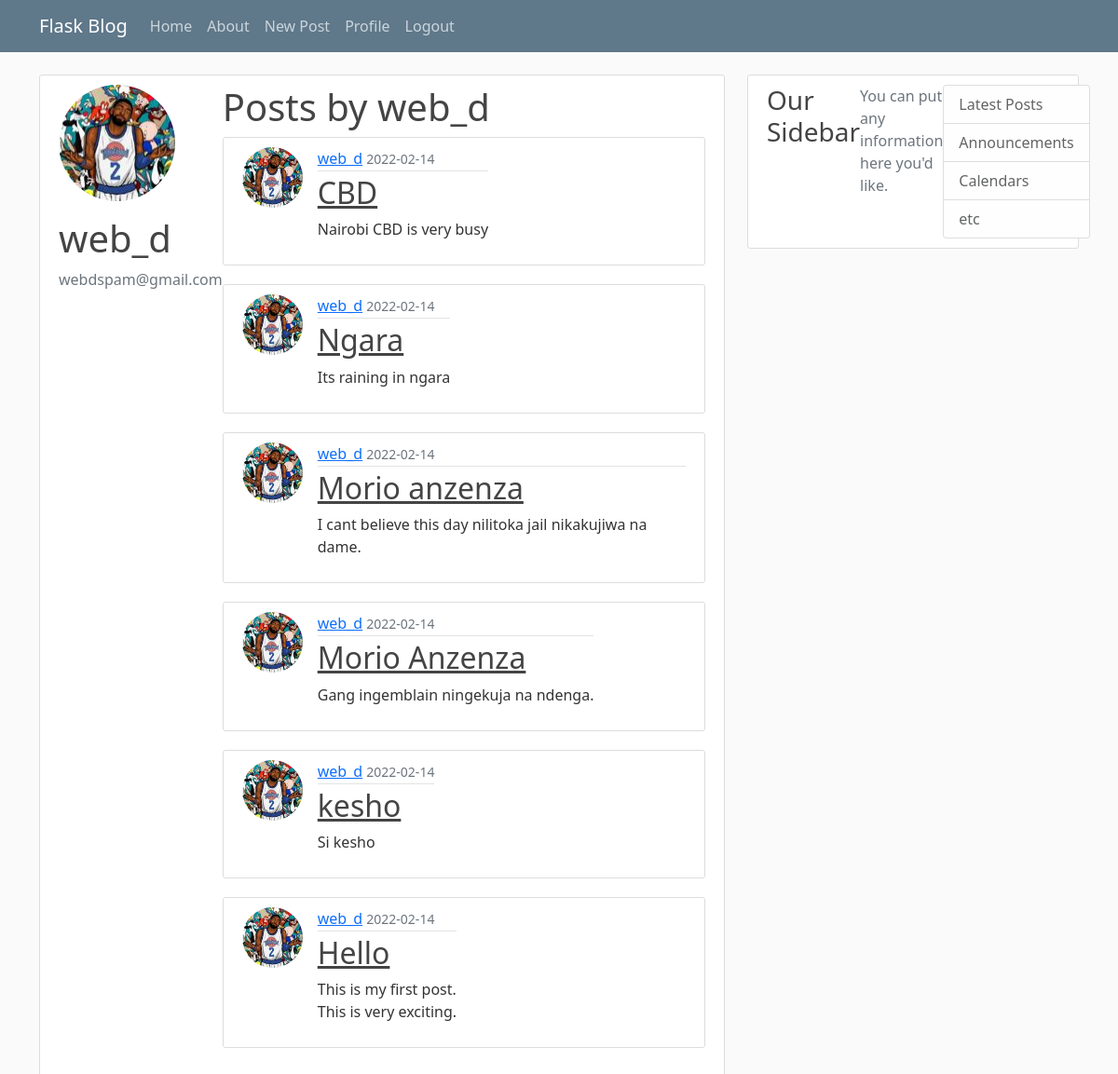
The app's page /account/web_d (signed in) with its own data.
### flaskblog/models.py (models this page shows, shortened)
class User(db.Model, UserMixin):
    id = db.Column(db.Integer, primary_key=True)
    username = db.Column(db.String(20), unique=True, nullable=False)
    email = db.Column(db.String(120), unique=True, nullable=False)
    image_file = db.Column(db.String(20), nullable=False, default='default.jpg')
    password = db.Column(db.String(60), nullable=False)
    posts = db.relationship('Post', backref='author', lazy=True)

class Post(db.Model):
    id = db.Column(db.Integer, primary_key=True)
    title = db.Column(db.String(100), nullable=False)
    date_posted = db.Column(db.DateTime, nullable=False, default=datetime.utcnow)
    content = db.Column(db.Text, nullable=False)
    user_id = db.Column(db.Integer, db.ForeignKey('user.id'), nullable=False)

### flaskblog/routes.py (the view)
@app.route('/account/<username>', methods=['POST', 'GET'])
@login_required
def account(username):
    user = User.query.filter_by(username=username).first_or_404()
    image_file = url_for('static', filename='profile_pics/{}'.format(user.image_file))
    posts = Post.query.order_by(Post.date_posted.desc()).filter_by(author=user)
    if user == current_user:
        form = UpdateAccountForm()
        if form.validate_on_submit():
            if form.picture.data:
                picture_file = save_picture(form.picture.data)
                current_user.image_file = picture_file
            current_user.username = form.username.data
            current_user.email = form.email.data
            db.session.commit()
            flash('Your account has been updated', 'success')
            return redirect(url_for('account', username=user.username)) # Because of post get redirect pattern (Prevent resubmission of data)
        elif request.method == 'GET': #populate form with current user data
            form.username.data = current_user.username
            form.email.data = current_user.email
    else:
        form = None
    return render_template('account.html', image_file=image_file, form=form, posts=posts, user=user)

### flaskblog/models.py (called while the page is built)
@login_manager.user_loader
def load_user(user_id): # loads the currend user using user id stored in session
    return User.query.get(int(user_id))

### flaskblog/templates/account.html (shortened to what this page needs)
{% extends 'layout.html' %}
{% block content %}
<div class="content-section">
    <div class="media">
      <img class="rounded-circle account-img" src="{{image_file}}">
      <div class="media-body">
        <h2 class="account-heading">{{user.username}}</h2>
        <p class="text-secondary">{{user.email}}</p>
      </div>
    </div>
    <div class="'ml-4">
        <div>
            <h1>Posts by {{user.username}} </h1>
        </div>
        {% for post in posts %}
        <article class="media content-section">
          <div>
            <img src="{{ url_for('static', filename='profile_pics/' + post.author.image_file) }}" alt="profile-pic" class="rounded-circle article-img">
          </div>
          <div class="media-body">
            <div class="article-metadata">
              <a class="mr-2" href="#">{{ post.author.username }}</a>
              <small class="text-muted">{{ post.date_posted.strftime('%Y-%m-%d') }}</small>
            </div>
            <h2><a class="article-title" href="{{ url_for('post', post_id=post.id) }}">{{ post.title }}</a></h2>
            <p class="article-content">{{ post.content }}</p>
          </div>
        </article>
        {% endfor %}
    </div>
  </div>
{% endblock %}

### flaskblog/static/main.css (style rules this page uses)
body { background: #fafafa; color: #333333; margin-top: 5rem; }
h1, h2, h3, h4, h5, h6 { color: #444444; }
.content-section { background: #ffffff; padding: 10px 20px; border: 1px solid #dddddd; border-radius: 3px; margin-bottom: 20px; display: flex; }
.article-title { color: #444444; }
.article-content { white-space: pre-line; }
.article-img { height: 65px; width: 65px; margin-right: 16px; }
.article-metadata { padding-bottom: 1px; margin-bottom: 4px; border-bottom: 1px solid #e3e3e3 }
.account-img { height: 125px; width: 125px; margin-right: 20px; margin-bottom: 16px; }
.account-heading { font-size: 2.5rem; }

### records on screen
User: username "web_d", email "webdspam@gmail.com"
Post: image_file (picture), author.username "web_d", date_posted "2022-02-14", title "CBD", content "Nairobi CBD is very busy"
Post: image_file (picture), author.username "web_d", date_posted "2022-02-14", title "Ngara", content "Its raining in ngara"
Post: image_file (picture), author.username "web_d", date_posted "2022-02-14", title "Morio anzenza", content "I cant believe this day nilitoka jail nikakujiwa na dame."
Post: image_file (picture), author.username "web_d", date_posted "2022-02-14", title "Morio Anzenza", content "Gang ingemblain ningekuja na ndenga."
Post: image_file (picture), author.username "web_d", date_posted "2022-02-14", title "kesho", content "Si kesho"
Post: image_file (picture), author.username "web_d", date_posted "2022-02-14", title "Hello", content "This is my first post. This is very exciting."
